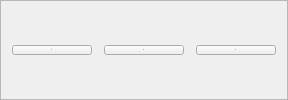
               <widget class="QFrame" name="show_steps_frame">
                <property name="minimumSize">
                 <size>
                  <width>0</width>
                  <height>100</height>
                 </size>
                </property>
                <property name="frameShape">
                 <enum>QFrame::StyledPanel</enum>
                </property>
                <property name="frameShadow">
                 <enum>QFrame::Raised</enum>
                </property>
                <layout class="QHBoxLayout" name="horizontalLayout_13">
                 <item>
                  <widget class="QPushButton" name="step1_btn">
                   <property name="font">
                    <font>
                     <pointsize>-1</pointsize>
                     <weight>75</weight>
                     <bold>true</bold>
                    </font>
                   </property>
                   <property name="cursor">
                    <cursorShape>PointingHandCursor</cursorShape>
                   </property>
                   <property name="styleSheet">
                    <string notr="true"/>
                   </property>
                   <property name="text">
                    <string>1</string>
                   </property>
                  </widget>
                 </item>
                 <item>
                  <widget class="QFrame" name="frame_3">
                   <property name="maximumSize">
                    <size>
                     <width>16777215</width>
                     <height>4</height>
                    </size>
                   </property>
                   <property name="styleSheet">
                    <string notr="true"/>
                   </property>
                   <property name="frameShape">
                    <enum>QFrame::StyledPanel</enum>
                   </property>
                   <property name="frameShadow">
                    <enum>QFrame::Raised</enum>
                   </property>
                  </widget>
                 </item>
                 <item>
                  <widget class="QPushButton" name="step2_btn">
                   <property name="font">
                    <font>
                     <pointsize>-1</pointsize>
                     <weight>75</weight>
                     <bold>true</bold>
                    </font>
                   </property>
                   <property name="cursor">
                    <cursorShape>PointingHandCursor</cursorShape>
                   </property>
                   <property name="styleSheet">
                    <string notr="true"/>
                   </property>
                   <property name="text">
                    <string>2</string>
                   </property>
                  </widget>
                 </item>
                 <item>
                  <widget class="QFrame" name="frame_4">
                   <property name="frameShape">
                    <enum>QFrame::StyledPanel</enum>
                   </property>
                   <property name="frameShadow">
                    <enum>QFrame::Raised</enum>
                   </property>
                  </widget>
                 </item>
                 <item>
                  <widget class="QPushButton" name="step3_btn">
                   <property name="font">
                    <font>
                     <pointsize>-1</pointsize>
                     <weight>75</weight>
                     <bold>true</bold>
                    </font>
                   </property>
                   <property name="cursor">
                    <cursorShape>PointingHandCursor</cursorShape>
                   </property>
                   <property name="text">
                    <string>3</string>
                   </property>
                  </widget>
                 </item>
                </layout>
               </widget>
